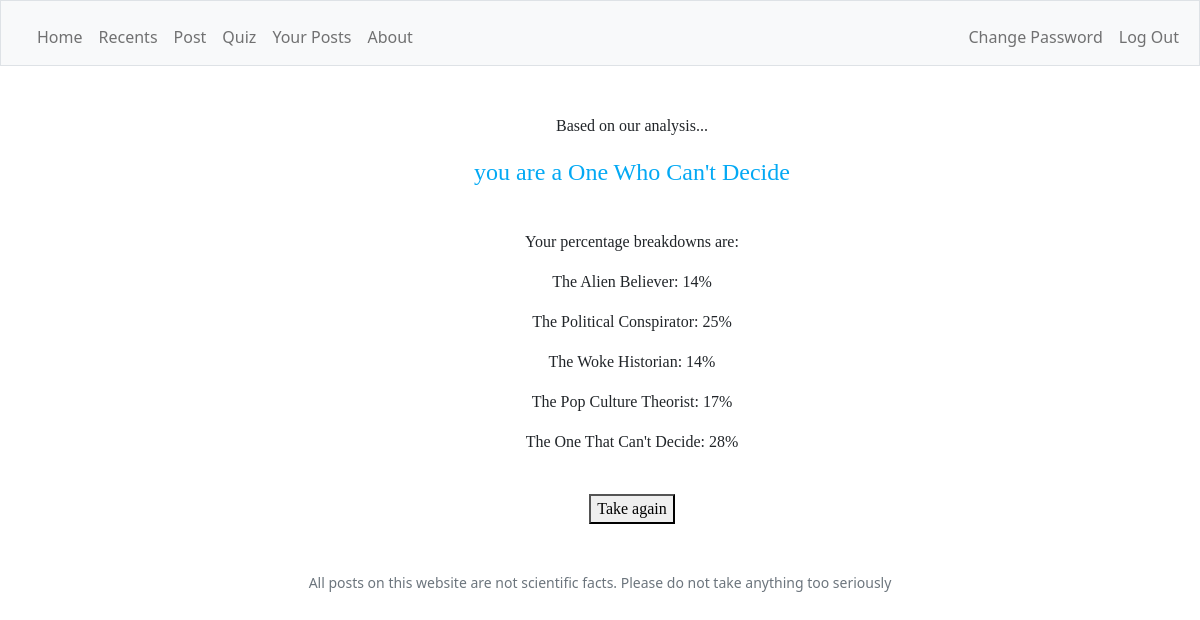
The page /results (signed in) on the database its author committed.
### tables this page shows
CREATE TABLE quiz (username TEXT NOT NULL UNIQUE, alien INTEGER, politics INTEGER, history INTEGER,  misc INTEGER, popcult INTEGER, skeptic INTEGER, result TEXT, believer INTEGER, wellround INTEGER);

### app.py (the view)
@app.route("/results", methods=["GET", "POST"])
@login_required
def results():
    if request.method == "POST":
        return redirect("/questions")
    else:
        quizResults = db.execute("SELECT * FROM quiz WHERE username = ?", session["user_id"])
        if quizResults[0]["wellround"] == 1:
            results = "Well-Rounder"
            if quizResults[0]["skeptic"] == 1:
                results = "Skeptic"
            if quizResults[0]["believer"] == 1:
                results = "True Believer"
        else:
            results = quizResults[0]["result"]
        return render_template("results.html", results=results, quizResults=quizResults)

### app.py (called while the page is built)
@app.after_request
def after_request(response):
    response.headers["Cache-Control"] = "no-cache, no-store, must-revalidate"
    response.headers["Expires"] = 0
    response.headers["Pragma"] = "no-cache"
    return response

### helpers.py (called while the page is built)
def login_required(f):
    @wraps(f)
    def decorated_function(*args, **kwargs):
        if session.get("user_id") is None:
            return redirect("/login")
        return f(*args, **kwargs)
    return decorated_function

### templates/results.html (shortened to what this page needs)
<!DOCTYPE html>
<html lang="en">
    <head>
        <link href="https://cdn.jsdelivr.net/npm/bootstrap@5.1.3/dist/css/bootstrap.min.css" rel="stylesheet">
        <link href="/static/styles.css" rel="stylesheet">
    </head>
    <body>
        <nav class="bg-light border navbar navbar-expand-md navbar-light">
            <div class="container-fluid">
                <div class="collapse navbar-collapse" id="navbar">
                    {% if session["user_id"] %}
                        <ul class="navbar-nav me-auto mt-2">
                            <li class="nav-item"><a class="nav-link" href="/">Home</a></li>
                            <li class="nav-item"><a class="nav-link" href="/recents">Recents</a></li>
                            <li class="nav-item"><a class="nav-link" href="/post">Post</a></li>
                            <li class="nav-item"><a class="nav-link" href="/quiz">Quiz</a></li>
                            <li class="nav-item"><a class="nav-link" href="/your-posts">Your Posts</a></li>
                            <li class="nav-item"><a class="nav-link" href="/about">About</a></li>
                        </ul>
                        <ul class="navbar-nav ms-auto mt-2">
                            <li class="nav-item"><a class="nav-link" href="/change">Change Password</a></li>
                            <li class="nav-item"><a class="nav-link" href="/logout">Log Out</a></li>
                        </ul>
                    {% else %}
                        <ul class="navbar-nav ms-auto mt-2">
                            <li class="nav-item"><a class="nav-link" href="/register">Register</a></li>
                            <li class="nav-item"><a class="nav-link" href="/login">Log In</a></li>
                        </ul>
                    {% endif %}
                </div>
            </div>
        </nav>
        <main class="container-fluid py-5 text-center">
            {% block main %}
                <div class="container">
                    <p>Based on our analysis...</p>
                    <p class="crimson large">you are a {{ results }}</p>
                </div>
                <br>
                <div class="container">
                    <p>Your percentage breakdowns are: </p>
                    {% for percentage in quizResults %}
                        <p>The Alien Believer: {{ percentage.alien }}%</p>
                        <p>The Political Conspirator: {{ percentage.politics }}%</p>
                        <p>The Woke Historian: {{ percentage.history }}%</p>
                        <p>The Pop Culture Theorist: {{ percentage.popcult }}%</p>
                        <p>The One That Can't Decide: {{ percentage.misc }}%</p>
                    {% endfor %}
                </div>
                <br>
                <div class="container">
                    <form action="/results" id="return" method="post">
                        <button name="takeAgain" value="takeAgain" type="submit">Take again</button>
                    </form>
                </div>
            {% endblock %}
        </main>
        <footer class="mb-5 small text-center text-muted">
            All posts on this website are not scientific facts. Please do not take anything too seriously
        </footer>
    </body>
</html>

### static/styles.css (style rules this page uses)
.container { margin-left: 50px; margin-right: 50px; padding-left: 15px; padding-right: 15px; font-family: "Comic Sans MS", "Comic Sans", cursive; }
.crimson { color: #03a9f4; }
.large { font-size: x-large; }

### templates/results.html (style rules this page uses)
body { animation: fadeInAnimation ease 2s; animation-iteration-count: 1; animation-fill-mode: forwards; }

### rows shown on the page
quiz: result "One Who Can't Decide", alien "14", politics "25", history "14", popcult "17", misc "28"
